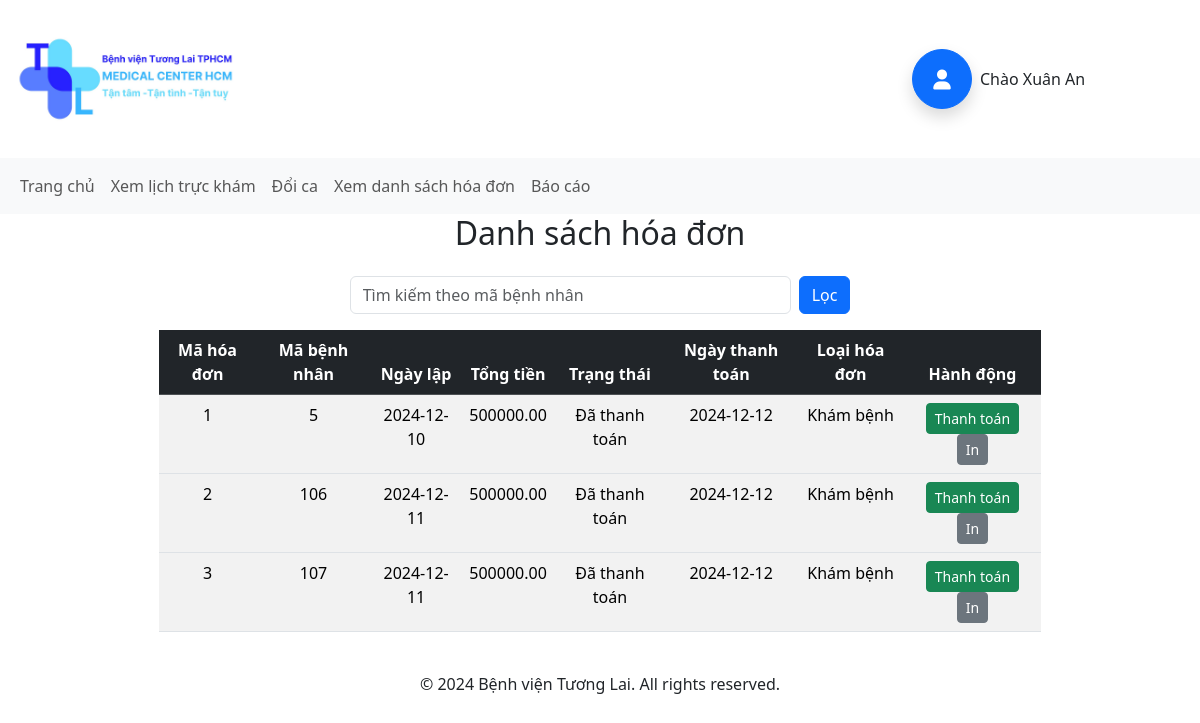
Screenshot of /index-staff.php?page-sub=danhsach (signed in) with the database file from the repository.
### tables this page shows
CREATE TABLE `nhanvien` (
  `MaNV` int(11) NOT NULL,
  `Hoten` varchar(50) NOT NULL,
  `SDT` varchar(15) NOT NULL,
  `Email` varchar(50) NOT NULL,
  `Diachi` varchar(100) DEFAULT NULL,
  `Chucvu` varchar(50) NOT NULL,
  `iduser` int(11) DEFAULT NULL
);

CREATE TABLE `hoadon` (
  `maHoaDon` int(11) NOT NULL,
  `maThuNgan` int(11) DEFAULT NULL,
  `maBenhNhan` int(11) NOT NULL,
  `NgayLap` date NOT NULL DEFAULT curdate(),
  `TongTien` decimal(20,2) NOT NULL,
  `TrangThaiThanhToan` varchar(50) NOT NULL DEFAULT 'Chưa Thanh Toán',
  `NgayThanhToan` date DEFAULT NULL,
  `LoaiHoaDon` varchar(50) NOT NULL DEFAULT 'Đăng Ký'
);

### model/mUser.php (called while the page is built, shortened)
<?php
    class mUser {
        public function selUser($sql) {
            $p = new clsConnect();
            $con = $p -> openConnect();
            return $con->query($sql);
        }
    }
?>

### controller/cUser.php (called while the page is built)
<?php
    include("model/mUser.php");
    class cUser{
        public function addUser($sql) {
            $p = new mUser();
            return $p -> insUser($sql);
        }public function getUser($sql) {
            $p = new mUser();
            $tblSP = $p->selUser($sql);
            if (!$tblSP) {
                return -1;
            } else {
                if ($tblSP->num_rows > 0) {
                    return $tblSP;
                } else {
                    return 0;
                }
            }
        }
    }
?>

### model/mHoaDon.php (called while the page is built, shortened)
<?php
class mHoaDon
{
    public function selecthoadon()
    {
        $p = new clsConnect();
        $con = $p->openConnect();
        $truyvan = "select * from hoadon ";
        $ketqua = mysqli_query($con, $truyvan);
        return $ketqua;
    }
}

### controller/cHoaDon.php (called while the page is built, shortened)
<?php
include("model/mHoaDon.php");
class cHoaDon
{
    public function getHD()
    {
        $p = new mHoaDon();
        $hd = $p->selecthoadon();
        if (mysqli_num_rows($hd) > 0) {
            return $hd;
        } else {
            return false;
        }
    }
}

### view/thungan/danhsach/index.php (the view, shortened to what this page needs)
<h2 class="mb-4 text-center ">Danh sách hóa đơn</h2>
<div class="d-flex justify-content-center mb-3">
    <form action="index-staff.php" method="get" class="d-flex justify-content-center w-75">
        <input type="text" class="form-control w-50" placeholder="Tìm kiếm theo mã bệnh nhân" name="btnTukhoa">
        <input type="submit" class="btn btn-primary ms-2" value="Lọc" name="btnTimkiem">
    </form>
</div>
<div class="d-flex justify-content-center">
    <div class="table-responsive w-75">
        <?php
                include_once("controller/cHoaDon.php");
                $p= new cHoaDon();
                if(isset($_REQUEST["btnTimkiem"])) {
                   $hd= $p->getHDByMaBN($_REQUEST["btnTukhoa"]);
                } else {
                    $hd= $p->getHD();
                }
                if($hd){
                    echo ' <div class="table-responsive">';
                    echo '<table class="table table-striped table-hover text-center">';
                    echo '<thead class="table-dark">';
                    echo '<tr>
                            <th>Mã hóa đơn</th>
                            <th>Mã bệnh nhân</th>
                            <th>Ngày lập</th>
                            <th>Tổng tiền</th>
                            <th>Trạng thái</th>
                            <th>Ngày thanh toán</th>
                            <th>Loại hóa đơn</th>
                            <th>Hành động</th>
                        </tr>';
                    echo '</thead>';
                while($r= mysqli_fetch_assoc($hd)){
                    echo '<tbody>';
                    echo '<tr>';
                    echo ' <td>'.$r["maHoaDon"].'</td>';
                    echo ' <td>'.$r["maBenhNhan"].'</td>';
                    echo ' <td>'.$r["NgayLap"].'</td>';
                    echo ' <td>'.$r["TongTien"].'</td>';
                    echo ' <td>'.$r["TrangThaiThanhToan"].'</td>';
                    echo ' <td>'.$r["NgayThanhToan"].'</td>';
                    echo ' <td>'.$r["LoaiHoaDon"].'</td>';
                    echo '<td>
    <form method="POST" action="">
    <input type="hidden" name="maHoaDon" value="'.$r["maHoaDon"].'">
    <input type="hidden" name="maBenhNhan" value="'.$r["maBenhNhan"].'">
    <input type="submit" class="btn btn-success btn-sm" value="Thanh toán" name="thanhtoan">
    <button class="btn btn-secondary btn-sm" onclick="printInvoice()">In</button>
</form>
</td>
';
                    echo '  </tr>';
                    echo '</tbody>';
                }
                echo '  </table>';
                echo '  </div>';
                }
             ?>
    </div>
</div>
    <?php
    include_once("controller/cHoaDon.php");
    ?>

### layout/header-staff.php (shortened to what this page needs)
<!DOCTYPE html>
<html lang="en">
<head>
    <link href="https://cdn.jsdelivr.net/npm/bootstrap@5.3.3/dist/css/bootstrap.min.css" rel="stylesheet">
    <link href="https://cdnjs.cloudflare.com/ajax/libs/font-awesome/6.0.0-beta3/css/all.min.css" rel="stylesheet">
</head>
<body>
    <div class="container-fluid">
        <div class="header row ">
            <div class="logo col-md-9 col-12 my-3">
                <a  href="index-staff.php">
                    <img style="width: 14rem;"  src="upload/image/homepage/logo.jpg" alt="Logo" class="logo me-2">
                </a>
            </div>
                <div class="nav-login col-md-3 col-12  align-self-center my-3 " style="z-index:1100;">
                    <?php
                        if (isset($_SESSION["dn"])) {
                            include("controller/cUser.php");
                            $obj = new cUser();
                            $nameuser = $_SESSION["nameuser"];
                            $sql = "SELECT *
                                    FROM nhanvien n
                                    JOIN user u ON n.iduser = u.iduser
                                    JOIN role r ON u.idrole = r.idrole
                                    WHERE u.nameuser = '$nameuser';";
                            $tblSP = $obj->getUser($sql);
                    if ($tblSP == -1) {
                        echo "<p>Lỗi khi truy vấn cơ sở dữ liệu.</p>";
                    } elseif ($tblSP == 0) {
                        echo "<p>Không có dữ liệu.</p>";
                    } else {
                        while ($r = $tblSP->fetch_assoc()) {
                            echo '<div class="dropdown d-flex align-items-center">
                        <a class="btn btn-primary rounded-circle d-flex align-items-center justify-content-center shadow"
                        href="index.php?page=dangnhap"
                        style="width: 60px; height: 60px;" data-bs-toggle="dropdown" aria-expanded="false">
                            <i class="fa-solid fa-user fa-lg"></i>
                        </a>
                        <div class="ms-2">
                            <span>' . 'Chào ' . $r["Hoten"] . '</span>
                        </div>
                        <ul class="dropdown-menu">
                            <li><a class="dropdown-item" href="index-staff.php?page-sub=trangchu">Hồ sơ</a></li>
                            <li><a class="dropdown-item" href="view/logout.php" onclick="return confirm(\'Bạn có chắc chắn muốn đăng xuất?\');">Đăng xuất</a></li>
                        </ul>
                    </div>';
                        }
                    }
                } else {
                    echo '<a class="px-3 py-3 border rounded-pill" href="index-staff.php?page=dangnhap" class="nav-item nav-link" data-bs-toggle="modal" data-bs-target="#loginModal">';
                    echo '<i class="fa-solid fa-user fa-2xl"> </i>';
                    echo '</a>';
                }
                ?>
                </div>
        </div>
        <div class="nav row sticky-top">
            <nav class="navbar col-12 navbar-expand-lg bg-body-tertiary">
                <div class="container-fluid">
                    <div class="collapse navbar-collapse" id="navbarNav">
                        <ul class="navbar-nav">

### rows the page displays
nhanvien: Hoten "Xuân An"
hoadon: maHoaDon "1", maBenhNhan "5", NgayLap "2024-12-10", TongTien "500000.00", TrangThaiThanhToan "Đã thanh toán", NgayThanhToan "2024-12-12", LoaiHoaDon "Khám bệnh"
hoadon: maHoaDon "2", maBenhNhan "106", NgayLap "2024-12-11", TongTien "500000.00", TrangThaiThanhToan "Đã thanh toán", NgayThanhToan "2024-12-12", LoaiHoaDon "Khám bệnh"
hoadon: maHoaDon "3", maBenhNhan "107", NgayLap "2024-12-11", TongTien "500000.00", TrangThaiThanhToan "Đã thanh toán", NgayThanhToan "2024-12-12", LoaiHoaDon "Khám bệnh"
